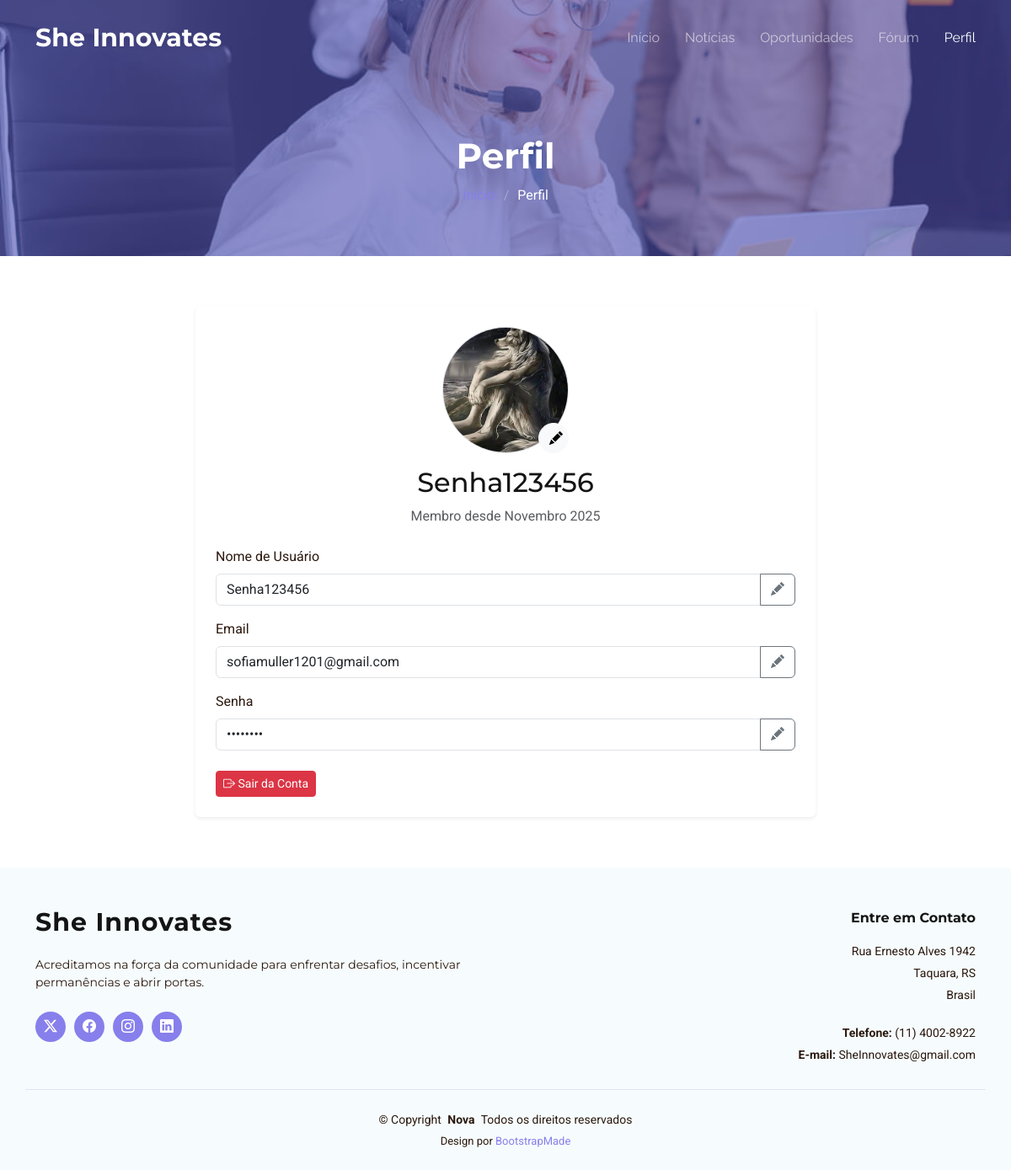
/Back-End-Projeto-Integrador/UserCadastrado/perfilUserCad.php (signed in), run on the app's committed database.
### tables this page shows
CREATE TABLE `usuario_fotos` (
  `foto_id` int NOT NULL,
  `usuario_id` int NOT NULL,
  `nome_arquivo` varchar(255) NOT NULL,
  `caminho_arquivo` varchar(500) NOT NULL,
  `data_upload` timestamp NULL DEFAULT CURRENT_TIMESTAMP,
  `is_atual` tinyint(1) DEFAULT '1'
);

CREATE TABLE `usuarios` (
  `usuario_id` int NOT NULL,
  `nome_usuario` varchar(50) NOT NULL,
  `email` varchar(100) NOT NULL,
  `senha` varchar(255) NOT NULL,
  `is_admin` tinyint(1) NOT NULL DEFAULT '0',
  `data_cadastro` timestamp NULL DEFAULT CURRENT_TIMESTAMP
);

### Back-End-Projeto-Integrador/includePerfil/dadosUsuario.php (called while the page is built, shortened)
<?php
$usuario_id = $_SESSION['usuario_id'];
$sql = "SELECT usuario_id, nome_usuario, email, is_admin, data_cadastro FROM usuarios WHERE usuario_id = ?";
$stmt = mysqli_prepare($con, $sql);
mysqli_stmt_bind_param($stmt, "i", $usuario_id);
mysqli_stmt_execute($stmt);
$result = mysqli_stmt_get_result($stmt);
$usuario = mysqli_fetch_assoc($result);
$sql_foto = "SELECT nome_arquivo, caminho_arquivo FROM usuario_fotos WHERE usuario_id = ? AND is_atual = 1 ORDER BY data_upload DESC LIMIT 1";
$stmt_foto = mysqli_prepare($con, $sql_foto);
mysqli_stmt_bind_param($stmt_foto, "i", $usuario_id);
mysqli_stmt_execute($stmt_foto);
$result_foto = mysqli_stmt_get_result($stmt_foto);
$foto_perfil = mysqli_fetch_assoc($result_foto);
if ($foto_perfil && file_exists($foto_perfil['caminho_arquivo'])) {
    $foto_url = $foto_perfil['caminho_arquivo'];
}
if (isset($usuario['data_cadastro']) && !empty($usuario['data_cadastro'])) {
    $data_cadastro = date('F Y', strtotime($usuario['data_cadastro']));
    $meses_ingles = array('January', 'February', 'March', 'April', 'May', 'June', 'July', 'August', 'September', 'October', 'November', 'December');
    $meses_portugues = array('Janeiro', 'Fevereiro', 'Março', 'Abril', 'Maio', 'Junho', 'Julho', 'Agosto', 'Setembro', 'Outubro', 'Novembro', 'Dezembro');
    $data_cadastro = str_replace($meses_ingles, $meses_portugues, $data_cadastro);
}
?>

### Back-End-Projeto-Integrador/UserCadastrado/perfilUserCad.php (the view, shortened to what this page needs)
<?php
require("../Include/conexao.php");
require("../includePerfil/dadosUsuario.php");
?>
<!DOCTYPE html>
<html lang="pt-BR">
<head>
  <?php
  require("../Include/hrefCssHead.php");
  ?>
</head>
<body class="contact-page">
<?php
require_once __DIR__ . '/../Include/menuADM.php';
?>
  <main class="main">
    <div class="page-title dark-background" data-aos="fade" style="background-image: url(../assets/img/services.jpg);">
      <div class="container">
        <h1>Perfil</h1>
        <nav class="breadcrumbs">
          <ol>
            <li><a href="inicioUserCad.html">Início</a></li>
            <li class="current">Perfil</li>
          </ol>
        </nav>
      </div>
    </div>
    <section class="profile-section">
    <div class="container" data-aos="fade-up">
        <div class="row justify-content-center">
        <div class="col-lg-8">
            <div class="profile-card shadow-sm p-4 rounded">
            <div class="text-center mb-4">
                <div class="position-relative d-inline-block">
                <div class="profile-picture-circle" style="width: 150px; height: 150px;">
                    <img id="currentProfilePhoto" src="<?php echo $foto_url; ?>"
                         class="rounded-circle img-fluid border"
                         style="width: 150px; height: 150px; object-fit: cover;"
                         alt="Foto de perfil de <?php echo htmlspecialchars($usuario['nome_usuario']); ?>"
                         onerror="this.src='../assets/img/avatar-placeholder.png'">
                </div>
                <button class="btn btn-light rounded-circle position-absolute bottom-0 end-0"
                        style="width: 36px; height: 36px;"
                        data-bs-toggle="modal" data-bs-target="#editPhotoModal">
                    <i class="bi bi-pencil-fill"></i>
                </button>
                </div>
                <h2 class="mt-3" id="profile-name"><?php echo htmlspecialchars($usuario['nome_usuario']); ?></h2>
                <p class="text-muted">Membro desde <?php echo $data_cadastro; ?></p>
            </div>
              <form>
                <div class="mb-3">
                  <label for="username" class="form-label">Nome de Usuário</label>
                  <div class="input-group">
                    <input type="text" class="form-control" id="username" value="<?php echo htmlspecialchars($usuario['nome_usuario']); ?>" readonly>
                    <button class="btn btn-outline-secondary" type="button" data-bs-toggle="modal" data-bs-target="#editUsernameModal">
                      <i class="bi bi-pencil-fill"></i>
                    </button>
                  </div>
                </div>
                <div class="mb-3">
                  <label for="email" class="form-label">Email</label>
                  <div class="input-group">
                    <input type="email" class="form-control" id="email" value="<?php echo htmlspecialchars($usuario['email']); ?>" readonly>
                    <button class="btn btn-outline-secondary" type="button" data-bs-toggle="modal" data-bs-target="#editEmailModal">
                      <i class="bi bi-pencil-fill"></i>
                    </button>
                  </div>
                </div>
                <div class="mb-3">
                  <label for="password" class="form-label">Senha</label>
                  <div class="input-group">
                    <input type="password" class="form-control" id="password" value="********" readonly>
                    <button class="btn btn-outline-secondary" type="button" data-bs-toggle="modal" data-bs-target="#editPasswordModal">
                      <i class="bi bi-pencil-fill"></i>
                    </button>
                  </div>
                </div>
                  <div class="mt-4 text-start">
                    <a href="../login/logout.php" class="btn btn-danger btn-sm">
                      <i class="bi bi-box-arrow-right"></i> Sair da Conta
                    </a>
                  </div>
                </div>
            </div>
          </div>
        </div>
    </section>
  </main>
  <footer id="footer" class="footer light-background">
    <?php
      require("../Include/footer.php");
    ?>
  </footer>
</body>
</html>

### assets/css/main.css (style rules this page uses)
:root { --default-font: "Roboto", system-ui, -apple-system, "Segoe UI", Roboto, "Helvetica Neue", Arial, "Noto Sans", "Liberation Sans", sans-serif, "Apple Color Emoji", "Segoe UI Emoji", "Segoe UI Symbol", "Noto Color Emoji"; --heading-font: "Montserrat", sans-serif; --nav-font: "Raleway", sans-serif; }
:root { --background-color: #ffffff; --default-color: #2b180d; --heading-color: #141414; --accent-color: #877feb; --surface-color: #ffffff; --contrast-color: #ffffff; }
:root { --nav-color: rgba(255, 255, 255, 0.6); --nav-hover-color: #ffffff; --nav-mobile-background-color: #ffffff; --nav-dropdown-background-color: #ffffff; --nav-dropdown-color: #212529; --nav-dropdown-hover-color: #56b8e6; }
.light-background { --background-color: #f6fcfe; --surface-color: #ffffff; }
.dark-background { --background-color: #4d4eb2; --default-color: #ffffff; --heading-color: #ffffff; --surface-color: #254160; --contrast-color: #ffffff; }
:root { scroll-behavior: smooth; }
body { color: var(--default-color); background-color: var(--background-color); font-family: var(--default-font); }
a { color: var(--accent-color); text-decoration: none; transition: 0.3s; }
h1, h2, h3, h4, h5, h6 { color: var(--heading-color); font-family: var(--heading-font); }
.footer { color: var(--default-color); background-color: var(--background-color); font-size: 14px; position: relative; }
.page-title { color: var(--default-color); background-color: var(--background-color); background-size: cover; background-position: center; background-repeat: no-repeat; padding: 160px 0 60px 0; text-align: center; position: relative; }
.page-title:before { content: ""; background-color: color-mix(in srgb, var(--background-color), transparent 40%); position: absolute; inset: 0; }
.page-title .container { position: relative; }
.page-title h1 { font-size: 42px; font-weight: 700; margin-bottom: 10px; }
.page-title .breadcrumbs ol { display: flex; flex-wrap: wrap; list-style: none; justify-content: center; padding: 0; margin: 0; font-size: 16px; font-weight: 400; }
.page-title .breadcrumbs ol li+li { padding-left: 10px; }
.page-title .breadcrumbs ol li+li::before { content: "/"; display: inline-block; padding-right: 10px; color: color-mix(in srgb, var(--default-color), transparent 70%); }
section, .section { color: var(--default-color); background-color: var(--background-color); padding: 60px 0; scroll-margin-top: 100px; overflow: clip; }
.page-title { background-size: cover; background-position: center; }

### data on the page
usuario_fotos: caminho_arquivo (picture)
usuarios: nome_usuario "Senha123456", data_cadastro "Novembro 2025", email "sofiamuller1201@gmail.com"
